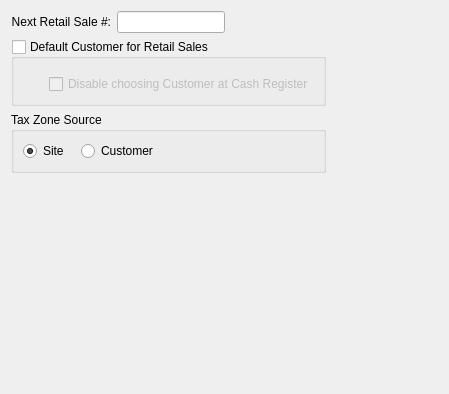
<?xml version="1.0" encoding="UTF-8"?>
<ui version="4.0">
 <class>configureRetail</class>
 <widget class="QWidget" name="configureRetail">
  <property name="geometry">
   <rect>
    <x>0</x>
    <y>0</y>
    <width>449</width>
    <height>394</height>
   </rect>
  </property>
  <property name="windowTitle">
   <string>Form</string>
  </property>
  <layout class="QGridLayout" name="gridLayout_3">
   <item row="0" column="0">
    <layout class="QHBoxLayout" name="horizontalLayout_3">
     <item>
      <layout class="QVBoxLayout" name="verticalLayout_2">
       <item>
        <layout class="QVBoxLayout" name="verticalLayout">
         <item>
          <layout class="QHBoxLayout" name="horizontalLayout">
           <item>
            <widget class="QLabel" name="_retailSaleNumberLit">
             <property name="text">
              <string>Next Retail Sale #:</string>
             </property>
             <property name="alignment">
              <set>Qt::AlignRight|Qt::AlignTrailing|Qt::AlignVCenter</set>
             </property>
            </widget>
           </item>
           <item>
            <widget class="XLineEdit" name="_retailSaleNumber"/>
           </item>
           <item>
            <spacer name="horizontalSpacer_2">
             <property name="orientation">
              <enum>Qt::Horizontal</enum>
             </property>
             <property name="sizeHint" stdset="0">
              <size>
               <width>0</width>
               <height>20</height>
              </size>
             </property>
            </spacer>
           </item>
          </layout>
         </item>
         <item>
          <widget class="QGroupBox" name="_retailCustGroup">
           <property name="title">
            <string>Default Customer for Retail Sales</string>
           </property>
           <property name="checkable">
            <bool>true</bool>
           </property>
           <property name="checked">
            <bool>false</bool>
           </property>
           <layout class="QGridLayout" name="gridLayout">
            <item row="0" column="0" colspan="2">
             <widget class="CustCluster" name="_retailCust">
              <property name="sizePolicy">
               <sizepolicy hsizetype="Maximum" vsizetype="Preferred">
                <horstretch>0</horstretch>
                <verstretch>0</verstretch>
               </sizepolicy>
              </property>
             </widget>
            </item>
            <item row="1" column="0">
             <spacer name="horizontalSpacer_3">
              <property name="orientation">
               <enum>Qt::Horizontal</enum>
              </property>
              <property name="sizeType">
               <enum>QSizePolicy::Fixed</enum>
              </property>
              <property name="sizeHint" stdset="0">
               <size>
                <width>20</width>
                <height>20</height>
               </size>
              </property>
             </spacer>
            </item>
            <item row="1" column="1">
             <widget class="QCheckBox" name="_retailOnlyDefaultCust">
              <property name="text">
               <string>Disable choosing Customer at Cash Register</string>
              </property>
             </widget>
            </item>
           </layout>
          </widget>
         </item>
         <item>
          <widget class="QGroupBox" name="groupBox">
           <property name="title">
            <string>Tax Zone Source</string>
           </property>
           <layout class="QGridLayout" name="gridLayout_2">
            <item row="0" column="0">
             <layout class="QHBoxLayout" name="horizontalLayout_2">
              <property name="spacing">
               <number>12</number>
              </property>
              <item>
               <widget class="QRadioButton" name="_siteTax">
                <property name="text">
                 <string>Site</string>
                </property>
                <property name="checked">
                 <bool>true</bool>
                </property>
               </widget>
              </item>
              <item>
               <widget class="QRadioButton" name="_custTax">
                <property name="text">
                 <string>Customer</string>
                </property>
               </widget>
              </item>
              <item>
               <spacer name="horizontalSpacer_4">
                <property name="orientation">
                 <enum>Qt::Horizontal</enum>
                </property>
                <property name="sizeHint" stdset="0">
                 <size>
                  <width>40</width>
                  <height>20</height>
                 </size>
                </property>
               </spacer>
              </item>
             </layout>
            </item>
           </layout>
          </widget>
         </item>
        </layout>
       </item>
       <item>
        <spacer name="verticalSpacer">
         <property name="orientation">
          <enum>Qt::Vertical</enum>
         </property>
         <property name="sizeHint" stdset="0">
          <size>
           <width>17</width>
           <height>0</height>
          </size>
         </property>
        </spacer>
       </item>
      </layout>
     </item>
     <item>
      <spacer name="horizontalSpacer">
       <property name="orientation">
        <enum>Qt::Horizontal</enum>
       </property>
       <property name="sizeHint" stdset="0">
        <size>
         <width>0</width>
         <height>20</height>
        </size>
       </property>
      </spacer>
     </item>
    </layout>
   </item>
  </layout>
 </widget>
 <customwidgets>
  <customwidget>
   <class>CustCluster</class>
   <extends>QWidget</extends>
   <header>custcluster.h</header>
  </customwidget>
  <customwidget>
   <class>XLineEdit</class>
   <extends>QLineEdit</extends>
   <header>xlineedit.h</header>
  </customwidget>
 </customwidgets>
 <resources/>
 <connections/>
</ui>
